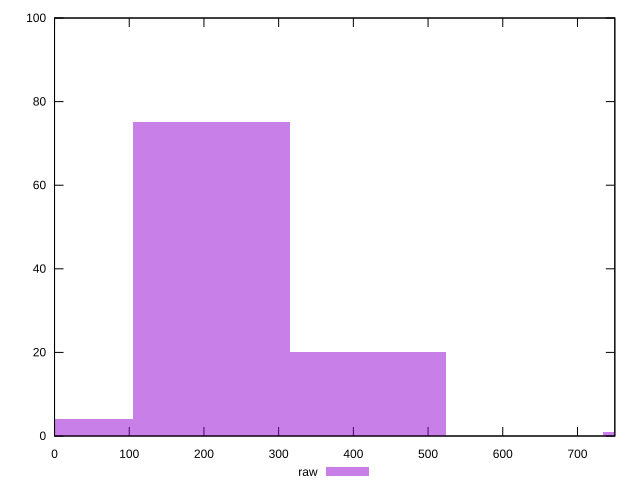

Reproduce this figure in gnuplot.
reset

$raw <<EOF
419.6482412647967 20
209.82412063239835 75
0 4
839.2964825295934 1
EOF

set key outside below
set boxwidth 209.82412063239835
set xrange [0:750]
set yrange [0:100]
set trange [0:100]
set style fill transparent solid 0.5 noborder
set terminal svg size 640, 490 enhanced background rgb 'white'
set output "report_00014_2021-02-09T15:56:05.503Z/unused-css-rules/samples/pages+cached+noadtech+nomedia/raw/histogram.svg"

plot $raw title "raw" with boxes

reset
